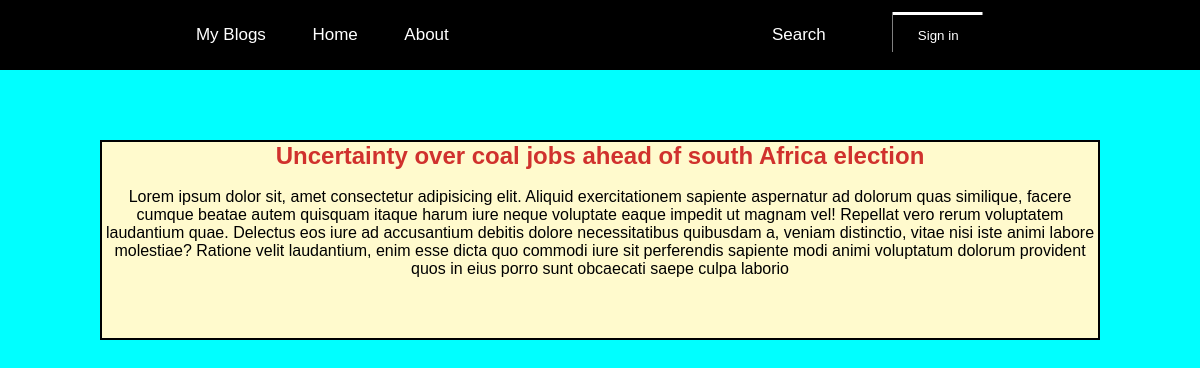
The page /one/4 on the database its author committed.
### app/models.py (models this page shows)
class Article(models.Model):
    name=models.CharField(max_length=100)
    description=models.CharField(max_length=600)

### app/views.py (the view)
# urls.py: path('one/<int:pk>',details,name='details'),
def details(request,pk):
    data1 = Article.objects.get(id=pk)
    context = {
        'data1':data1
    }
    return render(request,'details.html',context)

### app/templates/details.html (shortened to what this page needs)
{% extends 'base.html' %}
{% block content %}
    <div id="h">
        <h2 id="h1">{{data1.name}}</h2><br>
        <p id="h2"> {{data1.description}}</p>
    </div>
{% endblock content %}

### templates/base.html (style rules this page uses)
* { margin: 0%; padding: 0%; box-sizing: border-box; }
body { margin: 0; font-family: Arial, sans-serif; background-color: cyan; }

### app/templates/details.html (style rules this page uses)
#h { border: 2px solid; height: 200px; background-color:#fffacd ; margin: auto; width: 1000px; margin-top: 70px; }
#h1 { color: #d0312d; background-color:#fffacd ; text-align: center; }
#h2 { background-color:#fffacd ; text-align: center; }

### rows shown on the page
Article: name "Uncertainty over coal jobs ahead of south Africa election", description "Lorem ipsum dolor sit, amet consectetur adipisicing elit. Aliquid exercitationem sapiente aspernatur ad dolorum quas similique, facere cumque beatae autem quisquam itaque harum iure neque voluptate eaque impedit ut magnam vel! Repellat vero rerum voluptatem laudantium quae. Delectus eos iure ad accusantium debitis dolore necessitatibus quibusdam a, veniam distinctio, vitae nisi iste animi labore molestiae? Ratione velit laudantium, enim esse dicta quo commodi iure sit perferendis sapiente modi animi voluptatum dolorum provident quos in eius porro sunt obcaecati saepe culpa laborio"
